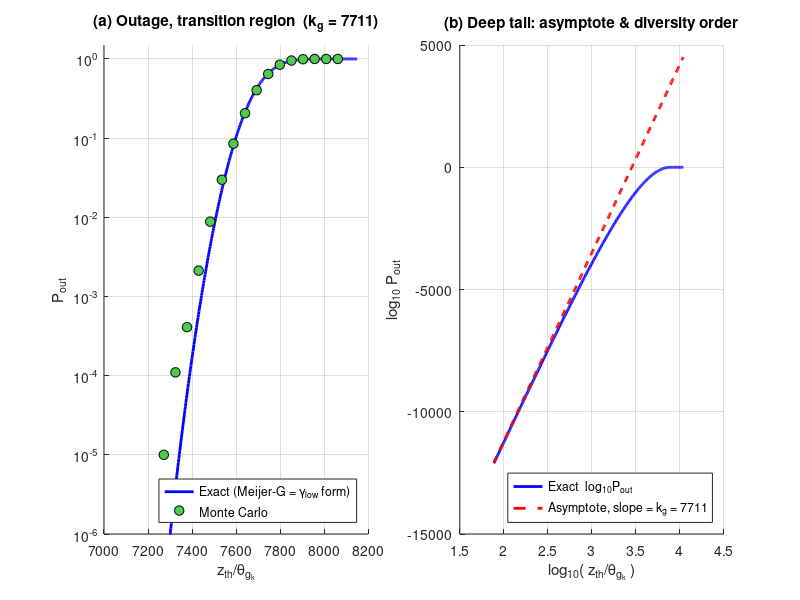

Reproduce this figure in MATLAB.
%% ========================================================================
%  OUTAGE PROBABILITY (EXACT + ASYMPTOTIC) FOR OIRS-AIDED CHANNEL
%  ------------------------------------------------------------------------
%  Formula implemented (Meijer-G form):
%
%      P_out = 1/Gamma(k_g) * [ G^{1,1}_{1,2}( z_th/theta_g | 1 ; k_g,0 )
%                             - G^{1,1}_{1,2}( L_B /theta_g | 1 ; k_g,0 ) ]
%
%  Using the standard identity  G^{1,1}_{1,2}(x | 1 ; k,0) = gamma_lower(k,x)
%  (lower incomplete gamma), the formula is EXACTLY
%
%      P_out = [ gammainc(z_th/theta_g,k_g) - gammainc(L_B/theta_g,k_g) ]
%            = F_Z(z_th) - F_Z(L_B),      Z ~ Gamma(k_g, theta_g)
%
%  High-SNR / small-argument asymptote  (gamma_lower(k,x) ~ x^k / k):
%
%      P_out^asym = [ (z_th/theta_g)^k_g - (L_B/theta_g)^k_g ] / Gamma(k_g+1)
%
%  NUMERICAL NOTE.  With the physical parameters below, moment matching
%  yields a VERY large shape parameter (k_g ~ 7.7e3), so (x)^(k_g) and
%  Gamma(k_g+1) overflow double precision.  Both the exact CDF and the
%  asymptote are therefore ALSO evaluated in the log10 domain (helper
%  functions at the end of the file), which is stable for any k_g and lets
%  the deep-tail diversity slope k_g be displayed correctly.
%
%  The Gamma parameters (k_g, theta_g) come from the SAME moment-matching
%  chain as the original channel-verification script.
%  ========================================================================
clear; clc; close all;

%% ------------------------- System Parameters ---------------------------
rho_OIRS = 0.9;
A_PD     = 1e-4;
dA_i     = 0.01;
m        = 1;
T_gain   = 1;

n_ref    = 1.5;
Psi_FOV  = deg2rad(80);
G_conc   = n_ref^2 / (sin(Psi_FOV)^2);

%% ------------------------- Coordinates ---------------------------------
T = [2.5 2.5 3  ];      % Transmitter (AP)
P = [2.5 0   1.5];      % OIRS array position
R = [2.5 2.5 0  ];      % Receiver (UE)

d_ai = norm(P - T);     % AP  -> IRS
d_ik = norm(R - P);     % IRS -> UE

%% ---------------- cos^m(Phi_ai) : AP radiation angle -------------------
PT = P - T;
OT = R - T;
cos_Phi_ai  = dot(PT, OT) / (norm(PT)*norm(OT));
cosm_Phi_ai = cos_Phi_ai^m;

%% ---------------- cos(xi_ai) : incidence on OIRS -----------------------
alpha_rot = deg2rad(0);
beta_rot  = deg2rad(0);

n0 = [0;1;0];
Rz = [cos(alpha_rot) -sin(alpha_rot) 0;
      sin(alpha_rot)  cos(alpha_rot) 0;
      0               0              1];
Rx = [1 0              0;
      0 cos(beta_rot)  sin(beta_rot);
      0 sin(beta_rot)  cos(beta_rot)];
Rcom = Rz * Rx;
nr   = Rcom * n0;

incident  = (T - P).';
cos_xi_ai = dot(nr, incident) / (norm(nr)*norm(incident));

%% ---------------- cos(Phi_ik) : reflected ray at UE --------------------
I     = (P - T).';  I = I / norm(I);
R_ref = I - 2*dot(I,nr)*nr;
n_rx  = [0;0;1];
cos_Phi_ik = dot(n_rx, R_ref) / (norm(n_rx)*norm(R_ref));

%% ------------------------- Channel Parameters --------------------------
M    = 1;
N    = 16;
N_mc = 1e5;

% Per-element deterministic gain (kept identical to original script)
% ak = rho_OIRS*((m+1)*A_PD)/(2*pi^2*d_ai^2*d_ik^2) * dA_i * ...
%      cosm_Phi_ai * cos_xi_ai * cos_Phi_ik * T_gain * G_conc;
ak = 1.0000e-6;

%% ------------------ Geometry for Truncated Laplace ---------------------
xa = 0; ya = 0; za = 3;
xu = 3; yu = 3; zu = 1.5;

Omega = pi/2;
d = sqrt((xa-xu)^2 + (ya-yu)^2 + (za-zu)^2);

a = -((xa-xu)/d)*cos(Omega) - ((ya-yu)/d)*sin(Omega);
b =  (za-zu)/d;

mu_theta_deg = 41.39;
sigma_L_deg  = 7.68;
mu_theta = deg2rad(mu_theta_deg);
sigma_L  = deg2rad(sigma_L_deg);

b_theta = sqrt(sigma_L^2 / 2);

% Linearization of xi = a*sin(theta) + b*cos(theta) around mu_theta
mu_xi = a*sin(mu_theta) + b*cos(mu_theta);
b_xi  = b_theta * abs(a*cos(mu_theta) - b*sin(mu_theta));

xi_min = 0;
if a < 0
    xi_max = b;
else
    xi_max = sqrt(a^2 + b^2);
end

%% ------------------------- Moments of xi -------------------------------
alpha_int = xi_min - mu_xi;
beta_int  = xi_max - mu_xi;

Lambda = b_xi * (2 - exp(alpha_int/b_xi) - exp(-beta_int/b_xi));

E_u  = (b_xi / Lambda) * ...
       ( exp( alpha_int/b_xi)*(b_xi - alpha_int) ...
       - exp(-beta_int /b_xi)*(beta_int + b_xi) );

E_u2 = (1 / Lambda) * ...
       ( 4*b_xi^3 ...
       - exp( alpha_int/b_xi)*(b_xi*alpha_int^2 - 2*b_xi^2*alpha_int + 2*b_xi^3) ...
       - exp(-beta_int /b_xi)*(b_xi*beta_int^2  + 2*b_xi^2*beta_int  + 2*b_xi^3) );

E_xi   = mu_xi + E_u;
Var_xi = E_u2 - E_u^2;

%% ---------------- Gamma moment matching:  Z ~ Gamma(kg, theta_g) -------
E_Z   = M * N * ak   * E_xi;
Var_Z = M * N * ak^2 * Var_xi;

kg      = (E_Z^2) / Var_Z;          % shape  k_{g_k}
theta_g = Var_Z / E_Z;              % scale  theta_{g_k}
sigma_Z = sqrt(Var_Z);

fprintf('--------------------------------------------------------\n');
fprintf('E[xi]      = %.5f     Var[xi] = %.4e\n', E_xi, Var_xi);
fprintf('E[Z]       = %.4e   std[Z]  = %.4e\n', E_Z, sigma_Z);
fprintf('Gamma k_g  = %.2f   (also the diversity order)\n', kg);
fprintf('Gamma th_g = %.4e\n', theta_g);
fprintf('--------------------------------------------------------\n\n');

%% ================== OUTAGE PROBABILITY COMPUTATION =====================
% Lower boundary L_B of the Meijer-G formula.  L_B = 0 recovers the
% classical outage P_out = F_Z(z_th).  Set it to a positive value (e.g. a
% minimum detectable aggregated gain) if the model requires it.
L_B = 0;

% --- Sweep 1: transition region (where outage is observable / MC-able) --
z_tr = linspace(max(E_Z - 8*sigma_Z, 0), E_Z + 5*sigma_Z, 500);
Pout_tr_exact = gammainc(z_tr./theta_g, kg) - gammainc(L_B/theta_g, kg);

% --- Sweep 2: wide log sweep for the deep tail / diversity slope --------
z_wd = logspace(log10(E_Z) - 2, log10(E_Z) + 0.15, 400);
x_wd = z_wd ./ theta_g;

% Exact CDF in log10 domain (stable even when P_out < 1e-308).
% For x < k+1 use the series  P(k,x) = x^k e^{-x}/Gamma(k+1) * S,
% S = sum_{n>=0} x^n/((k+1)...(k+n)); otherwise gammainc is safe.
log10P_exact = zeros(size(x_wd));
for jj = 1:numel(x_wd)
    x = x_wd(jj);
    if x >= kg + 1
        log10P_exact(jj) = log10(gammainc(x, kg));
    else
        S = 1; term = 1; nn = 0;
        while true
            nn = nn + 1;
            term = term * x / (kg + nn);
            S = S + term;
            if term < eps*S || nn > 1e6, break; end
        end
        log10P_exact(jj) = (kg*log(x) - x - gammaln(kg+1) + log(S)) / log(10);
    end
end
if L_B > 0     % subtract the L_B term in the log domain (series form)
    xB = L_B/theta_g;  S = 1; term = 1; nn = 0;
    while true
        nn = nn + 1;  term = term * xB / (kg + nn);  S = S + term;
        if term < eps*S || nn > 1e6, break; end
    end
    lB = (kg*log(xB) - xB - gammaln(kg+1) + log(S)) / log(10);
    log10P_exact = log10P_exact + log10(1 - 10.^(lB - log10P_exact));
end

% Asymptote in log10 domain:
% log10 Pasym = [ kg*ln(x) - gammaln(kg+1) ] / ln(10)   (for L_B = 0)
log10P_asym = (kg*log(x_wd) - gammaln(kg + 1)) / log(10);
if L_B > 0
    lBa = (kg*log(L_B/theta_g) - gammaln(kg + 1)) / log(10);
    log10P_asym = log10P_asym + log10(1 - 10.^(lBa - log10P_asym));
end

% --- Direct Meijer-G evaluation (cross-check; needs Symbolic Toolbox) ---
try
    idx_chk = round(linspace(numel(z_tr)*0.55, numel(z_tr), 6));
    Pout_mg = zeros(size(idx_chk));
    for ii = 1:numel(idx_chk)
        g1 = double(meijerG(1, [], kg, 0, z_tr(idx_chk(ii))/theta_g));
        g2 = double(meijerG(1, [], kg, 0, L_B/theta_g));
        Pout_mg(ii) = (g1 - g2) / gamma(kg);
    end
    err_mg = max(abs(Pout_mg - Pout_tr_exact(idx_chk)));
    fprintf('Meijer-G identity check: max |G-form - gammainc-form| = %.3e\n\n', err_mg);
    have_mg = true;
catch
    fprintf(['Symbolic Toolbox / meijerG unavailable -> skipping direct ' ...
             'Meijer-G evaluation.\n(The gammainc form is mathematically ' ...
             'identical: G^{1,1}_{1,2}(x|1;k,0) = gamma_lower(k,x).)\n\n']);
    have_mg = false;
end

%% ==================== MONTE CARLO VERIFICATION =========================
% Truncated-Laplace sampling of xi (same sampler as original script)
total_paths = N_mc * M * N;
xi_samples  = zeros(1, total_paths);
count = 0;
while count < total_paths
    batch_size = 2 * (total_paths - count);
    U = rand(1, batch_size) - 0.5;
    L_samples = mu_xi - b_xi * sign(U) .* log(1 - 2*abs(U));
    valid = L_samples(L_samples >= xi_min & L_samples <= xi_max);
    needed = min(length(valid), total_paths - count);
    xi_samples(count+1 : count+needed) = valid(1:needed);
    count = count + needed;
end
Z_mc = ak * sum(reshape(xi_samples, M*N, N_mc), 1);

z_mc_pts = linspace(max(E_Z - 5*sigma_Z, 0), E_Z + 4*sigma_Z, 16);
Pout_mc  = arrayfun(@(z) mean(Z_mc >= L_B & Z_mc <= z), z_mc_pts);

%% ============================== PLOTS ==================================
figure('Color','w','Position',[80 80 1150 520]);

% ---- (a) Transition region: exact vs Monte Carlo -----------------------
subplot(1,2,1); hold on; grid on;
semilogy_safe = @(x,y) plot(x, max(y, 1e-12), 'LineWidth', 2);
plot(z_tr/theta_g, max(Pout_tr_exact, 1e-12), 'b-', 'LineWidth', 2);
msk = Pout_mc > 0;
plot(z_mc_pts(msk)/theta_g, Pout_mc(msk), 'ko', ...
     'MarkerSize', 7, 'MarkerFaceColor', [0.3 0.8 0.3]);
if have_mg
    plot(z_tr(idx_chk)/theta_g, Pout_mg, 'ms', 'MarkerSize', 10);
    legend('Exact (Meijer-G = \gamma_{low} form)', 'Monte Carlo', ...
           'Meijer-G direct', 'Location', 'southeast');
else
    legend('Exact (Meijer-G = \gamma_{low} form)', 'Monte Carlo', ...
           'Location', 'southeast');
end
set(gca, 'YScale', 'log'); ylim([1e-6 1.5]);
xlabel('z_{th}/\theta_{g_k}');
ylabel('P_{out}');
title(sprintf('(a) Outage, transition region  (k_g = %.0f)', kg));

% ---- (b) Deep tail in log10 domain: exact vs asymptote -----------------
subplot(1,2,2); hold on; grid on;
plot(log10(x_wd), log10P_exact, 'b-',  'LineWidth', 2);
plot(log10(x_wd), log10P_asym,  'r--', 'LineWidth', 2);
legend('Exact  log_{10}P_{out}', ...
       sprintf('Asymptote, slope = k_g = %.0f', kg), 'Location', 'southeast');
xlabel('log_{10}( z_{th}/\theta_{g_k} )');
ylabel('log_{10} P_{out}');
title('(b) Deep tail: asymptote & diversity order');

% Numerical slope check of BOTH curves in the deep-tail region
lo = 5; hi = 60;
sl_ex = polyfit(log10(x_wd(lo:hi)), log10P_exact(lo:hi), 1);
sl_as = polyfit(log10(x_wd(lo:hi)), log10P_asym(lo:hi),  1);
fprintf('Deep-tail slope: exact = %.2f,  asymptote = %.2f,  theory k_g = %.2f\n', ...
        sl_ex(1), sl_as(1), kg);

%% -------- Table of sample values (log10 exact vs log10 asymptote) ------
fprintf('\n  z_th/theta_g  | log10 P_exact | log10 P_asym  |  gap (dB-dec)\n');
fprintf(' ---------------------------------------------------------------\n');
for zz = round(linspace(1, numel(x_wd), 10))
    fprintf('   %10.4g |  %12.2f |  %12.2f |  %10.3g\n', ...
        x_wd(zz), log10P_exact(zz), log10P_asym(zz), ...
        log10P_asym(zz) - log10P_exact(zz));
end
fprintf(['\nNote: with these physical parameters k_g is very large, so the\n' ...
         'outage curve is a sharp cliff near E[Z]; the power-law asymptote\n' ...
         'is tight only in the (extremely deep) tail, as panel (b) shows.\n']);
